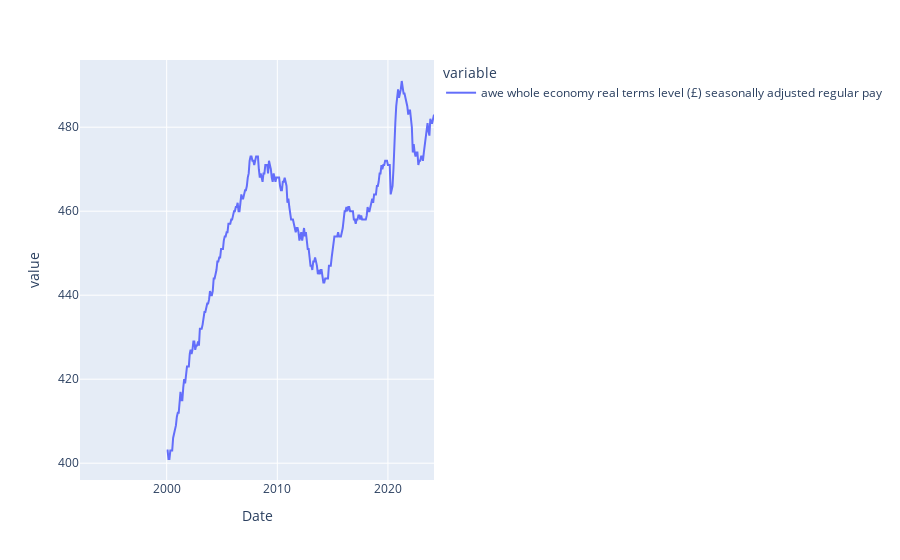

Here is the notebook cell this chart was saved with:
### Code cell
lfs_df['awe whole economy real terms level (£) seasonally adjusted regular pay'].plot()

### Figure 1 — Plotly figure (JSON) as saved in the notebook; plotly's stock layout.template omitted (floating-point values rounded to 4 significant figures; data arrays with more than 128 entries replaced by an {"elided": "..."} marker saying what was removed)
{"data": [{"hovertemplate": "variable=awe whole economy real terms level (£) seasonally adjusted regular pay<br>Date=%{x}<br>value=%{y}<extra></extra>", "legendgroup": "awe whole economy real terms level (£) seasonally adjusted regular pay", "line": {"color": "#636efa", "dash": "solid"}, "marker": {"symbol": "circle"}, "mode": "lines", "name": "awe whole economy real terms level (£) seasonally adjusted regular pay", "orientation": "v", "showlegend": true, "type": "scatter", "x": {"elided": "385 str values"}, "xaxis": "x", "y": {"elided": "385 int values"}, "yaxis": "y"}], "layout": {"legend": {"title": {"text": "variable"}, "tracegroupgap": 0}, "margin": {"t": 60}, "xaxis": {"anchor": "y", "domain": [0, 1], "title": {"text": "Date"}}, "yaxis": {"anchor": "x", "domain": [0, 1], "title": {"text": "value"}}}}
